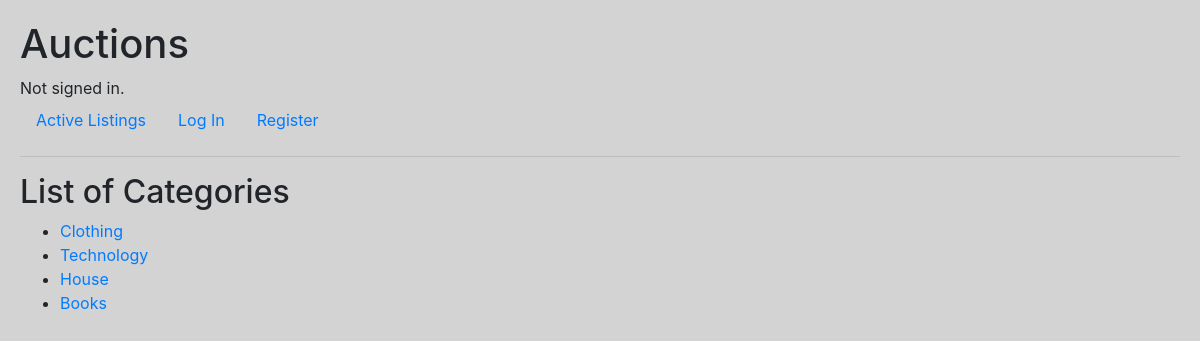
The page /categories on the database its author committed.
### auctions/models.py (models this page shows, shortened)
class Category(models.Model):
    name = models.CharField(max_length=20)

### auctions/views.py (the view)
# urls.py: path('categories',views.listCategories,name='listCategories'),
def listCategories(request):
    categories = Category.objects.all()
    return render(request,'auctions/listCategories.html',{'categories':categories})

### auctions/templates/auctions/listCategories.html (shortened to what this page needs)
{% extends "auctions/layout.html" %}
{% block body %}
    <h2>List of Categories</h2>
    <ul>
        {% for cat in categories %}
            <li><a href="{% url 'itemByCategory' category=cat.name %}">{{cat.name.capitalize}}</a></li>
        {% endfor %}
    </ul>
{% endblock %}

### auctions/static/auctions/styles.css (style rules this page uses)
body { padding: 20px; background-color: lightgray; }

### rows shown on the page
Category: name "Clothing"
Category: name "Technology"
Category: name "House"
Category: name "Books"
